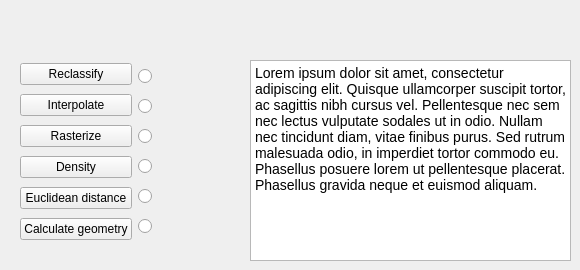
     <widget class="QWidget" name="radiobuttons_tab">
      <attribute name="title">
       <string>Radiobuttons</string>
      </attribute>
      <widget class="QTextBrowser" name="textBrowser">
       <property name="geometry">
        <rect>
         <x>250</x>
         <y>60</y>
         <width>321</width>
         <height>201</height>
        </rect>
       </property>
       <property name="html">
        <string>&lt;!DOCTYPE HTML PUBLIC &quot;-//W3C//DTD HTML 4.0//EN&quot; &quot;http://www.w3.org/TR/REC-html40/strict.dtd&quot;&gt;
&lt;html&gt;&lt;head&gt;&lt;meta name=&quot;qrichtext&quot; content=&quot;1&quot; /&gt;&lt;style type=&quot;text/css&quot;&gt;
p, li { white-space: pre-wrap; }
&lt;/style&gt;&lt;/head&gt;&lt;body style=&quot; font-family:'Ubuntu'; font-size:11pt; font-weight:400; font-style:normal;&quot;&gt;
&lt;p style=&quot; margin-top:0px; margin-bottom:0px; margin-left:0px; margin-right:0px; -qt-block-indent:0; text-indent:0px;&quot;&gt;&lt;span style=&quot; font-family:'Open Sans','Arial','sans-serif'; font-size:14px; color:#000000; background-color:#ffffff;&quot;&gt;Lorem ipsum dolor sit amet, consectetur adipiscing elit. Quisque ullamcorper suscipit tortor, ac sagittis nibh cursus vel. Pellentesque nec sem nec lectus vulputate sodales ut in odio. Nullam nec tincidunt diam, vitae finibus purus. Sed rutrum malesuada odio, in imperdiet tortor commodo eu. Phasellus posuere lorem ut pellentesque placerat. Phasellus gravida neque et euismod aliquam. &lt;/span&gt;&lt;/p&gt;&lt;/body&gt;&lt;/html&gt;</string>
       </property>
      </widget>
      <widget class="QWidget" name="layoutWidget">
       <property name="geometry">
        <rect>
         <x>20</x>
         <y>60</y>
         <width>169</width>
         <height>184</height>
        </rect>
       </property>
       <layout class="QHBoxLayout" name="horizontalLayout">
        <item>
         <layout class="QVBoxLayout" name="verticalLayout">
          <item>
           <widget class="QPushButton" name="pushButton_33">
            <property name="text">
             <string>Reclassify</string>
            </property>
           </widget>
          </item>
          <item>
           <widget class="QPushButton" name="pushButton_34">
            <property name="text">
             <string>Interpolate</string>
            </property>
           </widget>
          </item>
          <item>
           <widget class="QPushButton" name="pushButton_35">
            <property name="text">
             <string>Rasterize</string>
            </property>
           </widget>
          </item>
          <item>
           <widget class="QPushButton" name="pushButton_36">
            <property name="text">
             <string>Density</string>
            </property>
           </widget>
          </item>
          <item>
           <widget class="QPushButton" name="pushButton_37">
            <property name="text">
             <string>Euclidean distance</string>
            </property>
           </widget>
          </item>
          <item>
           <widget class="QPushButton" name="pushButton_38">
            <property name="text">
             <string>Calculate geometry</string>
            </property>
           </widget>
          </item>
         </layout>
        </item>
        <item>
         <layout class="QVBoxLayout" name="verticalLayout_2">
          <item>
           <widget class="QRadioButton" name="radioButton">
            <property name="text">
             <string/>
            </property>
           </widget>
          </item>
          <item>
           <widget class="QRadioButton" name="radioButton_2">
            <property name="text">
             <string/>
            </property>
           </widget>
          </item>
          <item>
           <widget class="QRadioButton" name="radioButton_3">
            <property name="text">
             <string/>
            </property>
           </widget>
          </item>
          <item>
           <widget class="QRadioButton" name="radioButton_8">
            <property name="text">
             <string/>
            </property>
           </widget>
          </item>
          <item>
           <widget class="QRadioButton" name="radioButton_6">
            <property name="text">
             <string/>
            </property>
           </widget>
          </item>
          <item>
           <widget class="QRadioButton" name="radioButton_4">
            <property name="text">
             <string/>
            </property>
           </widget>
          </item>
         </layout>
        </item>
       </layout>
      </widget>
     </widget>
